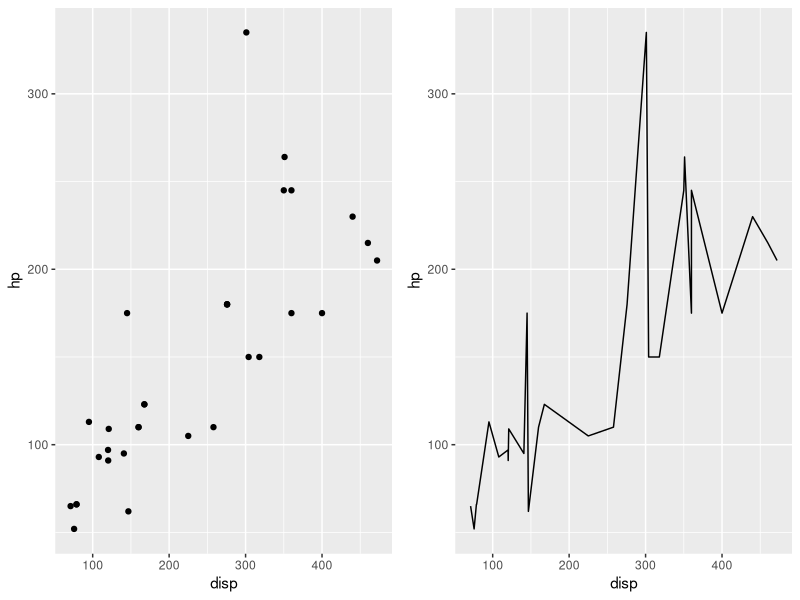
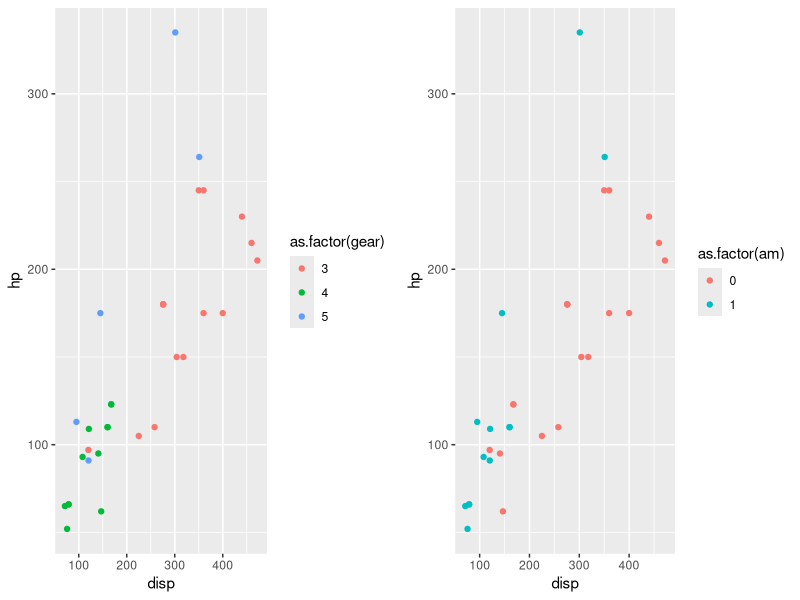
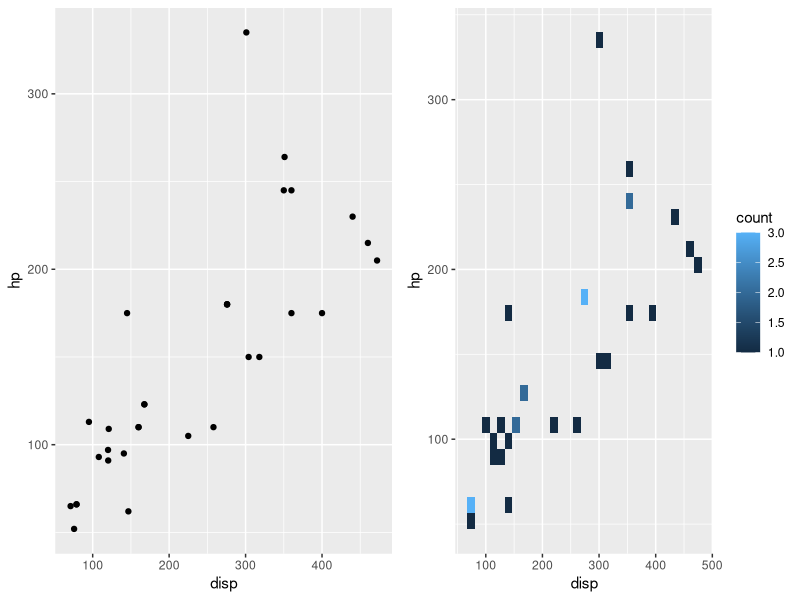
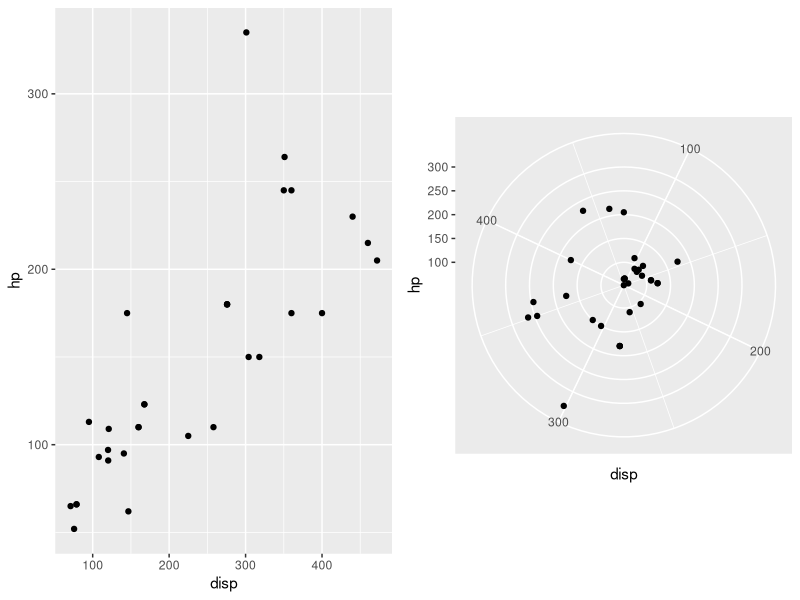
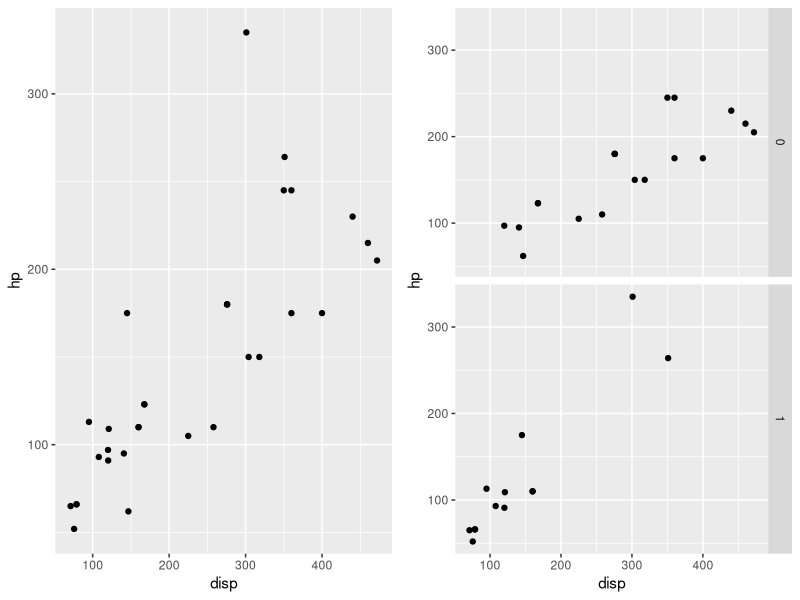
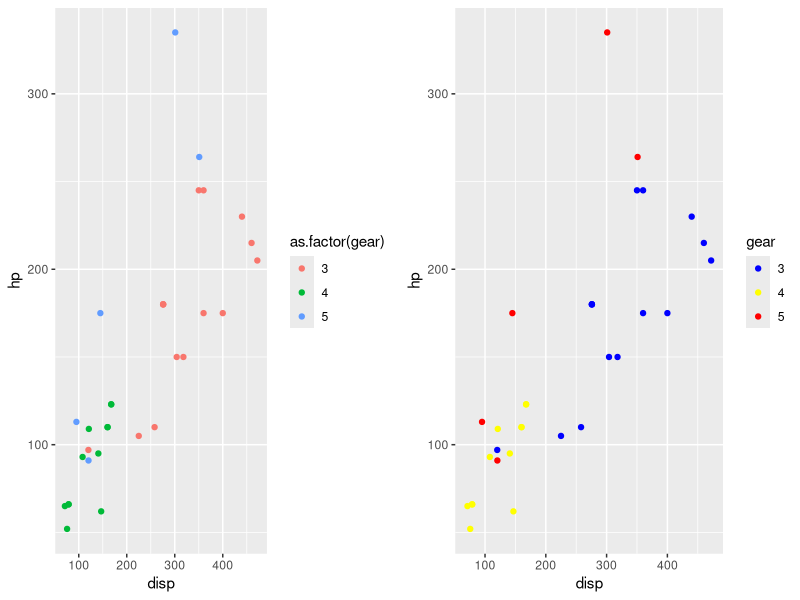
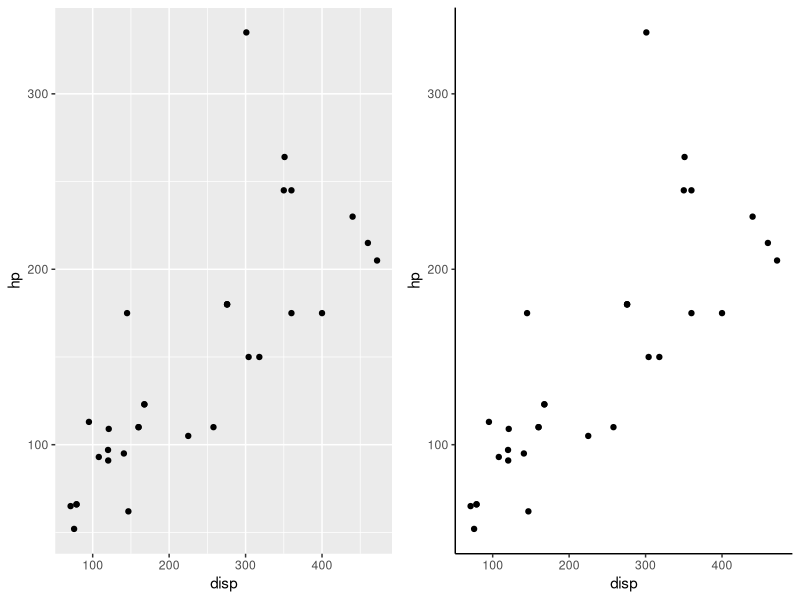

Write the R code that produced these figures, in order.
## ---- chunk 1
knitr::opts_chunk$set(echo = TRUE, eval = TRUE)
options("width" = 200)
library(ggplot2)
library(gridExtra)
## ---- chunk 2
p1 = ggplot(data = mtcars) + 
  geom_point(mapping = aes(x = disp, y = hp), 
             stat = "identity") +
  coord_cartesian() + 
  scale_color_discrete() +
  theme()
## ---- chunk 3
p2 = ggplot(data = mtcars) + 
  geom_line(mapping = aes(x = disp, y = hp), 
             stat = "identity") +
  coord_cartesian() + 
  scale_color_discrete() +
  theme()
## ---- chunk 4
grid.arrange(p1, p2, ncol = 2)
## ---- chunk 5
p1 = ggplot(data = mtcars) + 
  geom_point(mapping = aes(x = disp, y = hp,
                           color = as.factor(gear)),
             stat = "identity") +
  coord_cartesian() + 
  scale_color_discrete() +
  theme()
## ---- chunk 6
p2 = ggplot(data = mtcars) + 
  geom_point(mapping = aes(x = disp, y = hp,
                           color = as.factor(am)), 
             stat = "identity") +
  coord_cartesian() + 
  scale_color_discrete() +
  theme()
## ---- chunk 7
grid.arrange(p1, p2, ncol = 2)
## ---- chunk 8
p1 = ggplot(data = mtcars) + 
  geom_point(mapping = aes(x = disp, y = hp),
             stat = "identity") +
  coord_cartesian() + 
  scale_color_discrete() +
  theme()
## ---- chunk 9
p2 = ggplot(data = mtcars) + 
  geom_bin2d(mapping = aes(x = disp, y = hp), 
             stat = "bin2d") +
  coord_cartesian() + 
  scale_color_discrete() +
  theme()
## ---- chunk 10
grid.arrange(p1, p2, ncol = 2)
## ---- chunk 11
p1 = ggplot(data = mtcars) + 
  geom_point(mapping = aes(x = disp, y = hp),
             stat = "identity") +
  coord_cartesian() + 
  scale_color_discrete() +
  theme()
## ---- chunk 12
p2 = ggplot(data = mtcars) + 
  geom_point(mapping = aes(x = disp, y = hp), 
             stat = "identity") +
  coord_polar() + 
  scale_color_discrete() +
  theme()
## ---- chunk 13
grid.arrange(p1, p2, ncol = 2)
## ---- chunk 14
p1 = ggplot(data = mtcars) + 
  geom_point(mapping = aes(x = disp, y = hp),
             stat = "identity") +
  coord_cartesian() + 
  facet_null() +
  scale_color_discrete() +
  theme()
## ---- chunk 15
p2 = ggplot(data = mtcars) + 
  geom_point(mapping = aes(x = disp, y = hp), 
             stat = "identity") +
  coord_cartesian() + 
  facet_grid(am ~ .) +
  scale_color_discrete() +
  theme()
## ---- chunk 16
grid.arrange(p1, p2, ncol = 2)
## ---- chunk 17
p1 = ggplot(data = mtcars) + 
  geom_point(mapping = aes(x = disp, 
                           y = hp,
                           color = as.factor(gear)),
             stat = "identity") +
  coord_cartesian() + 
  scale_color_discrete(
    
    
  ) +
  theme()
## ---- chunk 18
p2 = ggplot(data = mtcars) + 
  geom_point(mapping = aes(x = disp, 
                           y = hp, 
                           color = as.factor(gear)), 
             stat = "identity") +
  coord_cartesian() + 
  scale_color_manual(name = 'gear',
                     values = c('3' = 'blue',
                                '4' = 'yellow',
                                '5' = 'red')) +
  theme()
## ---- chunk 19
grid.arrange(p1, p2, ncol = 2)
## ---- chunk 20
p1 = ggplot(data = mtcars) + 
  geom_point(mapping = aes(x = disp, y = hp),
             stat = "identity") +
  coord_cartesian() + 
  scale_color_discrete() +
  theme()
## ---- chunk 21
p2 = ggplot(data = mtcars) + 
  geom_point(mapping = aes(x = disp, y = hp), 
             stat = "identity") +
  coord_cartesian() + 
  scale_color_discrete() +
  theme_classic()
## ---- chunk 22
grid.arrange(p1, p2, ncol = 2)
